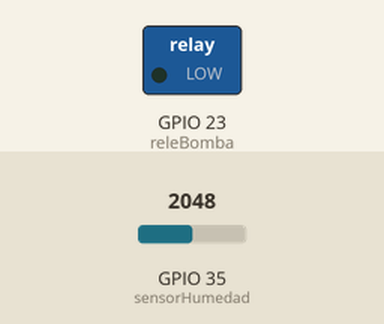
This sketch was run on a simulated ESP32. On the bench: switched loads named in the sketch (green lamp = pin HIGH). The inputs (shaded band) are chosen by the test bench; at power-on: GPIO 35 (sensorHumedad) = 2048.

Above: at 1.2 s.
1.3 s: GPIO 35 (sensorHumedad) set to 2640
2.8 s: GPIO 35 (sensorHumedad) set to 2740
At 4.0 s:
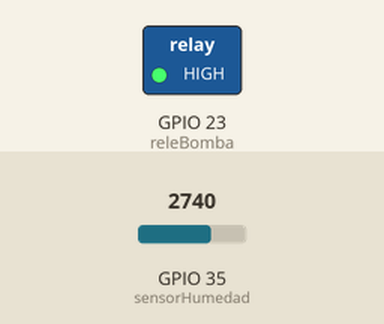
Timing chart, 0 to 5.8 s (numbered marks = the images above; inputs shaded):
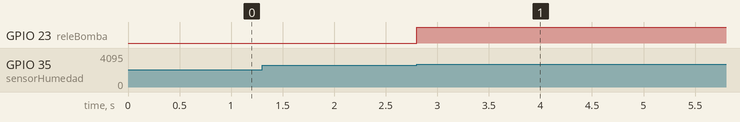

The sketch:

Reto3.ino
```cpp
const int sensorHumedad = 35;

const int releBomba = 23;


/* Definici??n de par??metros de control */

int umbralRiego = 40;

int hist = 5;


/* Par??metros de temporizaci??n del riego */

unsigned long tiempoRiego = 8000;

unsigned long inicioRiego = 0;

bool bombaActiva = false;


/* Configuraci??n inicial del sistema */

void setup()
{
    pinMode(releBomba,OUTPUT);
    Serial.begin(115200);
}


/* Bucle principal de ejecuci??n */

void loop()
{

    int humedad = leerHumedad();

    controlRiego(humedad);

    controlarTemporizador();

}


/* Lectura del sensor de humedad */

int leerHumedad()
{
    int lectura = analogRead(sensorHumedad);

    int porcentaje = map(lectura,0,4095,100,0);

    return porcentaje;
}


/* L??gica de control para iniciar el riego */

void controlRiego(int humedad)
{

    if(!bombaActiva)
    {

        if(humedad < (umbralRiego - hist))
        {

            iniciarRiego();

        }

    }

}


/* Activaci??n del sistema de riego */

void iniciarRiego()
{

    digitalWrite(releBomba,HIGH);

    bombaActiva = true;

    inicioRiego = millis();

}


/* Control del temporizador de riego */

void controlarTemporizador()
{

    if(bombaActiva)
    {

        if(millis() - inicioRiego > tiempoRiego)
        {

            detenerRiego();

        }

    }

}


/* Desactivaci??n del sistema de riego */

void detenerRiego()
{

    digitalWrite(releBomba,LOW);

    bombaActiva = false;

}
```

Measured:
- the behaviour switches between 2702 and 2703 on GPIO 35 (sensorHumedad) (found by bisection; images 0 and 1)
- after the input at 1.3 s, every drawn part: stays the same
- after the input at 2.8 s, GPIO 23 (releBomba): LOW → HIGH at once
